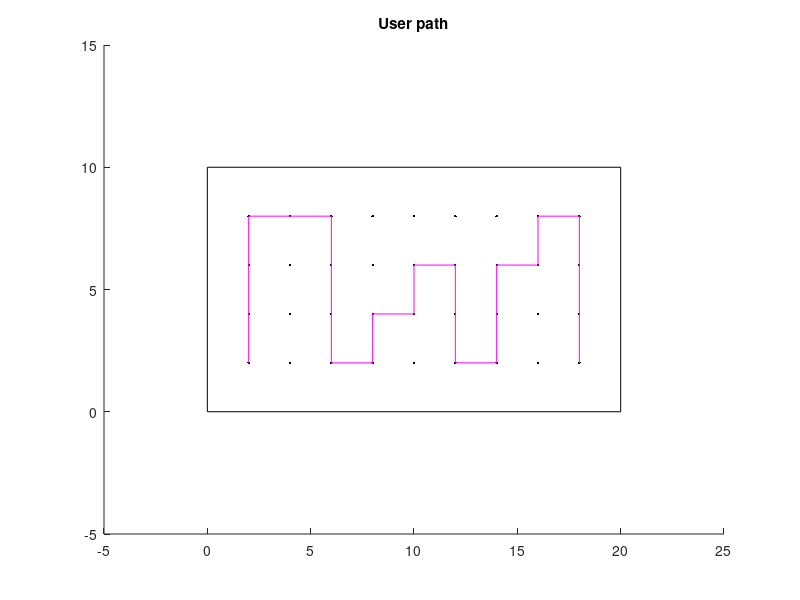

The MATLAB source for this figure:
load("control_points_db.txt");
load("user_db.txt");

differences = zeros(36, 10);
user_coordinates = zeros(25, 2);
for i = 1:length(user_db)
    for j = 1:length(control_points_db)
        differences(j, :) = (control_points_db(j, 4:13) - user_db(i, 2:11)).^2;
    end
    sumsVector = sum(differences, 2);
    [ minValue, cp_id ] = min(sumsVector);
    user_coordinates(i, 1:2)=control_points_db(cp_id, 2:3);    
end

figure
title("User path")
rectangle("Position", [0 0, 20 10]);
axis([-5 25, -5 15]);
hold on
plot(control_points_db(:, 2), control_points_db(:,3), ".black");
hold on
plot(user_coordinates(:,1), user_coordinates(:,2), "m");

